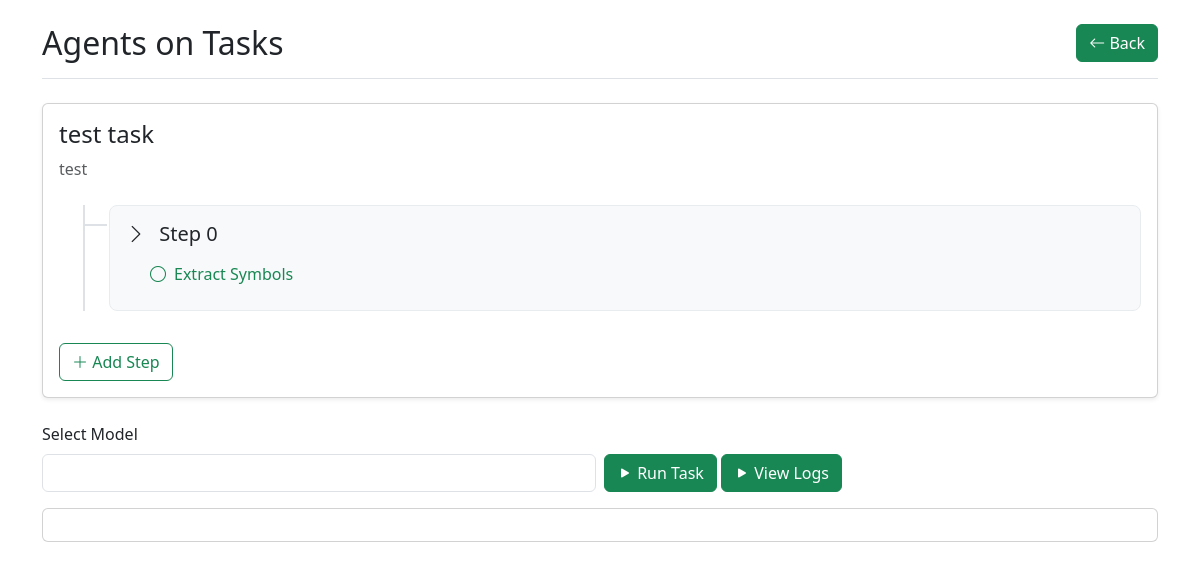
Page /task/edit/15 on the earlier database version.
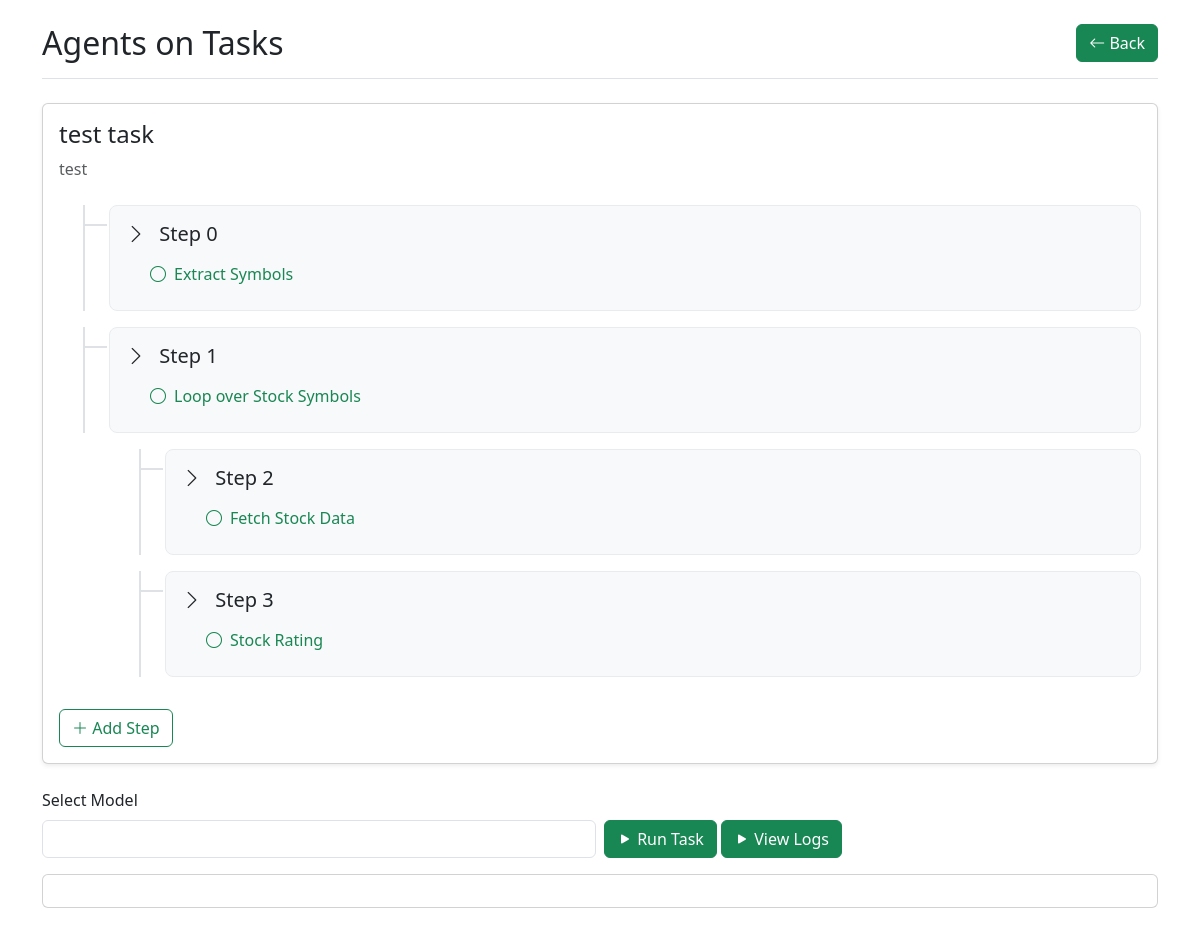
Same page on the later database version.
### agentoapp/models.py (models this page shows, shortened)
class Task(models.Model):
    name = models.CharField(max_length=100)
    description = models.CharField(max_length=100)

class SubTask(models.Model):
    belongs_to = models.ForeignKey(Task,on_delete=models.DO_NOTHING)
    type = models.CharField(max_length=20,choices=(("TOOL",'Tool'),('RAG','RAG'),('LOOP','Loop')))
    name = models.CharField(max_length=100)
    context = models.CharField(max_length=2048)
    instruction = models.CharField(max_length=2048)
    outputFormatInstruction = models.CharField(max_length=2048)
    knowledgerep = models.ForeignKey(KnowledgeRep,on_delete=models.DO_NOTHING,null=True,blank=True)
    step = models.IntegerField()
    def __str__(self):
        return self.name

### agentoapp/views.py (the view, shortened to what this page needs)
# urls.py: path('task/',views.index, name='index'),
def task(request,action,id):
    print(action,id)
    print(request.POST)
    if action == 'create' and request.method == 'POST':
        taskName = request.POST.get('taskName','')
        taskDescription = request.POST.get('taskDescription','')
        print(taskName,taskDescription)
        Task.objects.create(name=taskName,description=taskDescription)
    task = None
    steps = None
    st_list = []
    subtasks = None
    if id:
        task = Task.objects.get(id=id)
        for st in SubTask.objects.filter(belongs_to=id).order_by('step'):
            print(st)
            current_step = st.step
            found = False
            for stl in st_list:
                if stl['step'] == current_step:
                    found = True
                    stl['subtasks'].append(st)
            if not found:
                st_list.append({'step':st.step, 'subtasks':[st]})
                found = False
        subtasks = SubTask.objects.filter(belongs_to=id).order_by('step')
        print(subtasks)
    response: ListResponse = list()
    available_models = [model.model for model in response.models]
    print(available_models)
    return render(request,'agentoapp/task.html',context={'action':action,'id':id,'task':task,'st_list':st_list,'available_models':available_models,'subtasks':subtasks})

### agentoapp/templates/agentoapp/task.html (shortened to what this page needs)
<!DOCTYPE html>
<html lang="en">
<head>
    <link href="https://cdn.jsdelivr.net/npm/bootstrap@5.3.3/dist/css/bootstrap.min.css" rel="stylesheet"
>
    <link rel="stylesheet" href="https://cdn.jsdelivr.net/npm/bootstrap-icons@1.11.3/font/bootstrap-icons.min.css">
</head>
<body class="container py-4">
    <header class="border-bottom pb-3 mb-4">
        <div class="d-flex justify-content-between align-items-center">
            <h1 class="h2 mb-0">Agents on Tasks</h1>
            <a class="btn btn-success" href="{% url 'agentoapp:index' %}">
                <i class="bi bi-arrow-left"></i> Back
            </a>
        </div>
    </header>
    <main>
        {% if action == 'create' %}
        <div class="container">
            <div class="card shadow-sm">
                <div class="card-body">
                    <h2 class="h4 mb-4">Create a new Task</h2>
                    <form method="POST" action="{% url 'agentoapp:task' action='create' id=0 %}"
                        class="needs-validation">
                        {% csrf_token %}
                        <div class="mb-3">
                            <label for="taskName" class="form-label">Task Name</label>
                            <input type="text" class="form-control" name="taskName" id="taskName"
                                placeholder="Enter task name" required>
                        </div>
                        <div class="mb-3">
                            <label for="taskDescription" class="form-label">Description</label>
                            <textarea class="form-control" name="taskDescription" id="taskDescription" rows="3"
                                placeholder="Enter task description"></textarea>
                        </div>
                        <button type="submit" class="btn btn-primary">
                            <i class="bi bi-check-lg"></i> Create Task
                        </button>
                    </form>
                </div>
            </div>
        </div>
        {% elif action == 'edit' %}
        <div class="card shadow-sm">
            <div class="card-body">
                <div class="task-tree">
                    <div class="task-header mb-4">
                        <h2 class="h4 mb-2">{{task.name}}</h2>
                        <p class="text-muted">{{task.description}}</p>
                    </div>
                    <div id="subTasks">
                        {% for st in subtasks %}
                        <div class="step-item {{st.type}}">
                            <div class="step-container">
                                <div class="d-flex justify-content-between align-items-center mb-3">
                                    <h3 class="h5 mb-0">
                                        <a class="text-dark text-decoration-none step" data-bs-toggle="collapse"
                                            href="#step{{st.step}}" role="button">
                                            <i class="bi bi-chevron-right collapse-icon me-2"></i>
                                            Step {{st.step}}
                                        </a>
                                    </h3>
                                </div>
                                <div class="collapse show" id="step{{st.step}}">
                                    <div class="ps-4">
                                        <div class="mb-2">
                                            <a href="/task/{{id}}/step/{{st.id}}/edit" class="subtask-link">
                                                <i class="bi bi-circle"></i>
                                                {{st.name}}
                                            </a>
                                        </div>
                                    </div>
                                </div>
                            </div>
                        </div>
                        {% endfor %}
                    </div>
                    <button id="addStep" class="btn btn-outline-success mt-3">
                        <i class="bi bi-plus-lg"></i> Add Step
                    </button>
                </div>
            </div>
        </div>
        <div class="mt-4">
            <div class="row g-2 align-items-end mb-3">
                <div class="col-md-6">
                    <label for="modelSelect" class="form-label">Select Model</label>
                    <select class="form-control" id="modelSelect" name="model">
                        <option></option>
                    </select>
                </div>
                <div class="col-md-6">
                    <a id="runTaskBtn" href="/task/run/{{id}}" class="btn btn-success">
                        <i class="bi bi-play-fill"></i> Run Task
                    </a>
                    <a id="viewLogs" href="/task/viewlogs/{{id}}" target="_blank" class="btn btn-success">
                        <i class="bi bi-play-fill"></i> View Logs
                    </a>
                </div>
            </div>
            <div id="result" class="mt-3 card">
                <div class="card-body"></div>
            </div>
        </div>
        {% endif %}
    </main>
</body>
</html>

### agentoapp/templates/agentoapp/task.html (style rules this page uses)
.task-tree .step-item { border-left: 2px solid #dee2e6; margin-left: 1.5rem; padding-left: 1.5rem; position: relative; }
.task-tree .step-item::before { content: ''; position: absolute; left: -2px; top: 1.2rem; width: 1.5rem; height: 2px; background-color: #dee2e6; }
.step-container { background-color: #f8f9fa; border: 1px solid #e9ecef; border-radius: 0.5rem; padding: 1rem; margin-bottom: 1rem; transition: all 0.2s ease; }
.subtask-link { color: #198754; text-decoration: none; transition: color 0.2s; display: inline-flex; align-items: center; gap: 0.5rem; }
.collapse-icon { transition: transform 0.2s; }
.LOOP { margin-left:5em; color:red; }

Differences in the rows shown:
added SubTask: step "1", name "Loop over Stock Symbols", type "LOOP" (drawn)
added SubTask: step "2", name "Fetch Stock Data"
added SubTask: step "3", name "Stock Rating"
